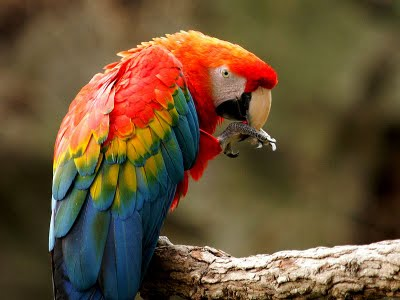
#> input picture TASK-13/arara.jpg, 400 x 300 px, found by its file name
$ python ISSUE13.py
#> lines starting #> are read from the running program, lines starting #| are printed output that depends on the picture
import cv2
import numpy
# Utilizando kernel
Sx = numpy.array([
    [-1, 0, 1],
    [-2, 0, 2],
    [-1, 0, 1]
])
Sy = numpy.array([
    [-1, -2, -1],
    [0, 0, 0],
    [1, 2, 1]
])

imagem = cv2.imread(r"C:\Users\yosef\Desktop\Lapiscos -Tasks\Lapsico-Tasks\TASK-13\arara.jpg")
#> imagem is the input picture: shape (300, 400, 3); mean B, G, R 54.4, 82.8, 105.2
imagem_cinza = cv2.cvtColor(imagem, cv2.COLOR_BGR2GRAY)
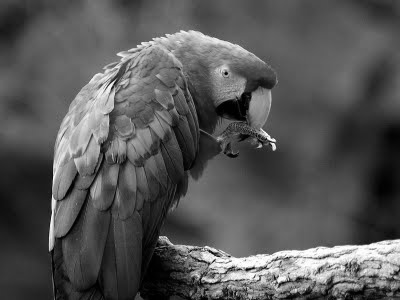
#> imagem_cinza: shape (300, 400); min 0, max 255, mean 86.3
cv2.imshow("Imagem: ",imagem_cinza)

linhas,  colunas = imagem_cinza.shape
#> linhas = 300; colunas = 400
matriz = numpy.zeros((linhas, colunas), dtype=numpy.uint8)

for i in range(1, linhas -1):
    for j in range(1, colunas -1):
        x = (
            (imagem_cinza[i-1][j-1] * Sx[0][0]) + (imagem_cinza[i-1][j] * Sx[0][1]) + (imagem_cinza[i-1][j+1] * Sx[0][2]) +
            (imagem_cinza[i][j-1]   * Sx[1][0]) + (imagem_cinza[i][j]   * Sx[1][1]) + (imagem_cinza[i][j+1]   * Sx[1][2]) +
            (imagem_cinza[i+1][j-1] * Sx[2][0]) + (imagem_cinza[i+1][j] * Sx[2][1]) + (imagem_cinza[i+1][j+1] * Sx[2][2])
        )

        y = (
            (imagem_cinza[i-1][j-1] * Sy[0][0]) + (imagem_cinza[i-1][j] * Sy[0][1]) + (imagem_cinza[i-1][j+1] * Sy[0][2]) +
            (imagem_cinza[i][j-1]   * Sy[1][0]) + (imagem_cinza[i][j]   * Sy[1][1]) + (imagem_cinza[i][j+1]   * Sy[1][2]) +
            (imagem_cinza[i+1][j-1] * Sy[2][0]) + (imagem_cinza[i+1][j] * Sy[2][1]) + (imagem_cinza[i+1][j+1] * Sy[2][2])
        )
        magnitude = abs(x) + abs(y)

        if magnitude > 255:
            magnitude = 255
        matriz[i][j] = magnitude
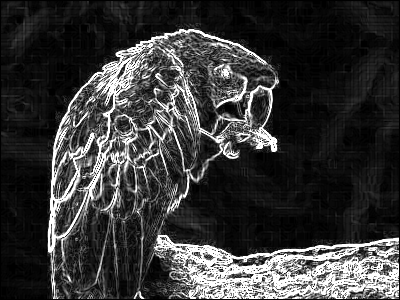
#> matriz: shape (300, 400); min 0, max 255, mean 56.3

cv2.imshow("Imagem por sobel:", matriz)
cv2.imwrite("Imagem.jpg", matriz)

cv2.waitKey(0)
cv2.destroyAllWindows()
